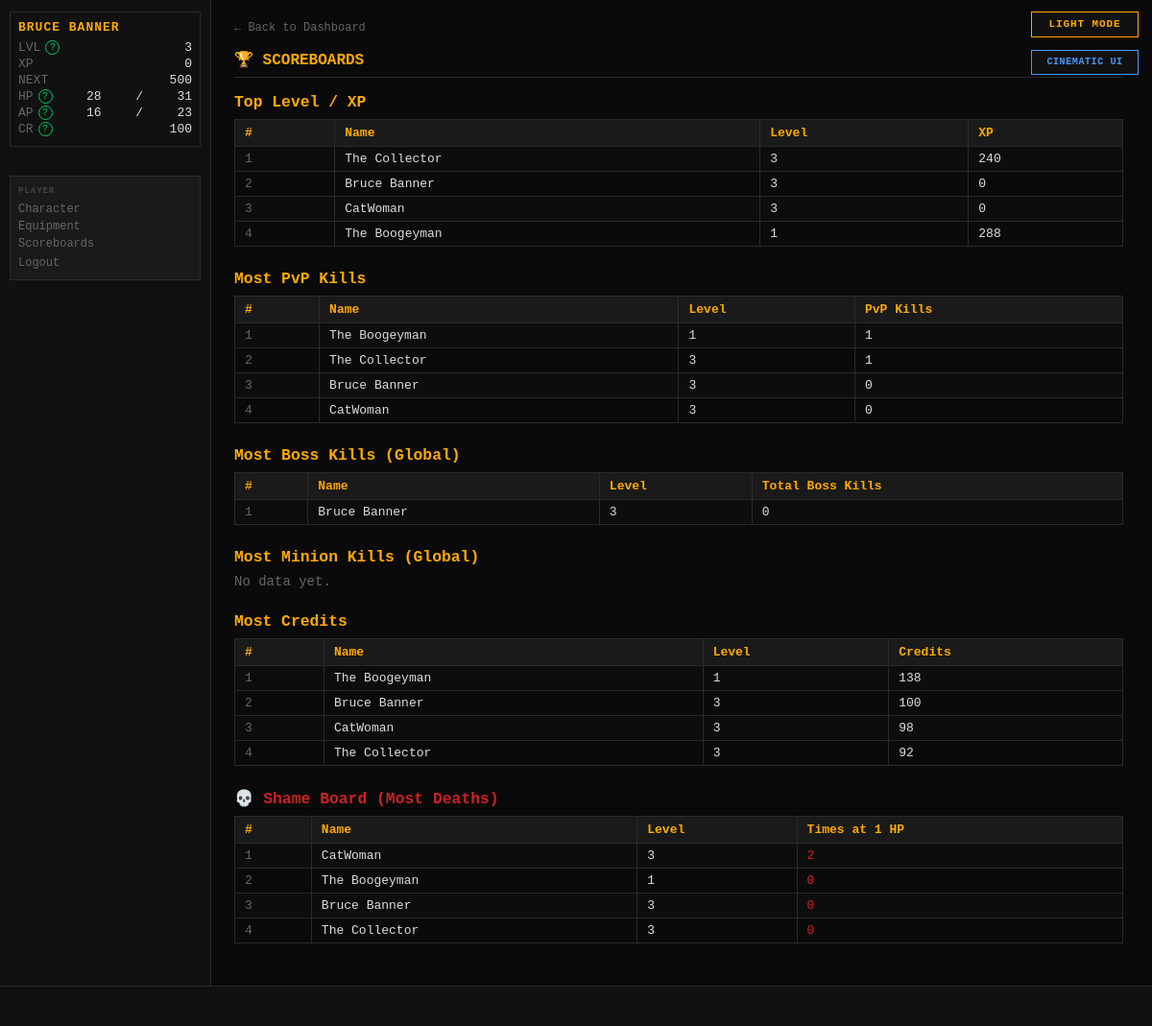
The page /scoreboards (signed in) on the database as committed earlier.
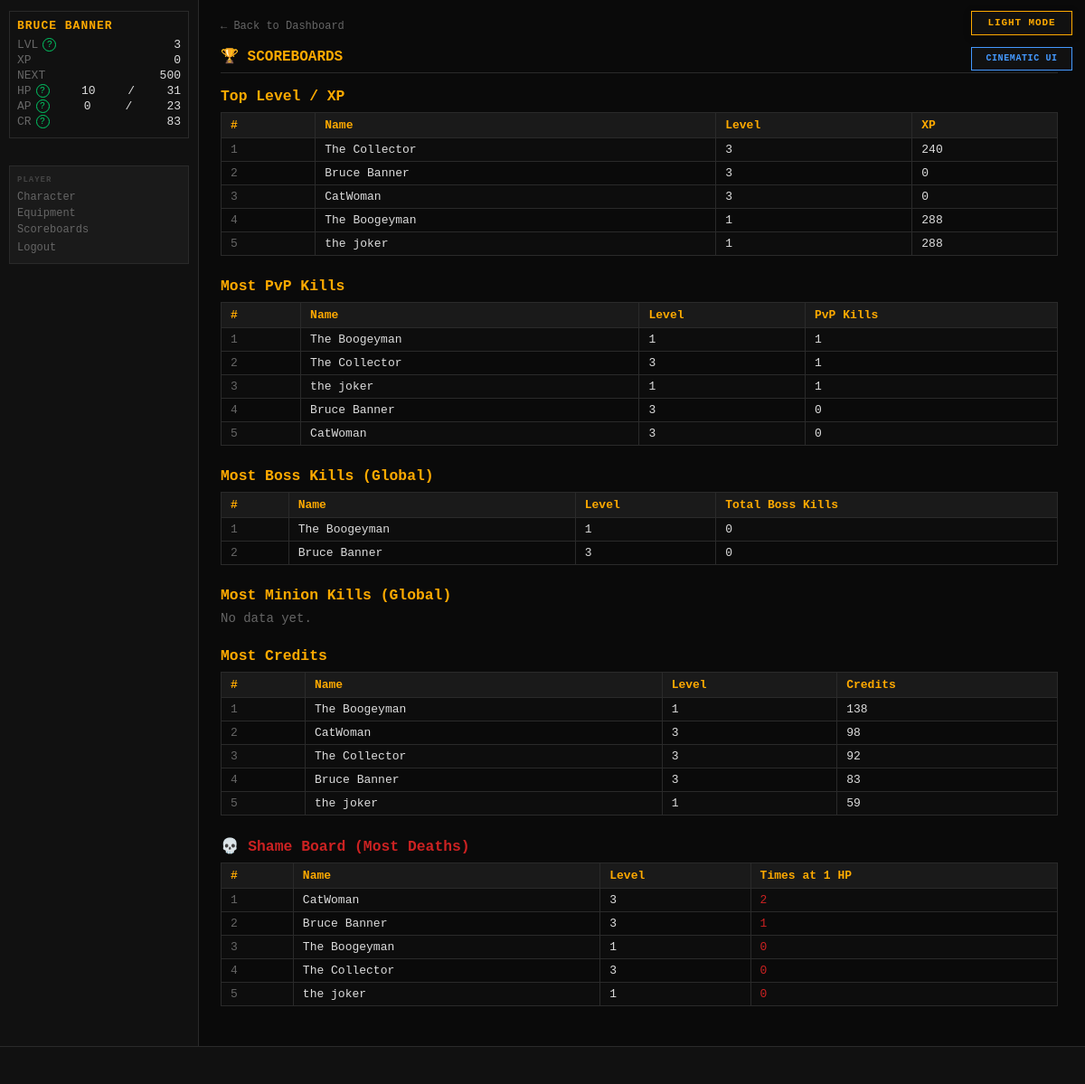
The same page on the database as committed later.
### tables this page shows
CREATE TABLE players (
    id                  INTEGER PRIMARY KEY AUTOINCREMENT,
    username            TEXT    UNIQUE NOT NULL,
    password_hash       TEXT    NOT NULL,
    email               TEXT    UNIQUE NOT NULL,
    character_name      TEXT    NOT NULL,
    sex                 TEXT    NOT NULL,
    class_id            INTEGER REFERENCES classes(id),
    str_stat            INTEGER NOT NULL DEFAULT 1,
    end_stat            INTEGER NOT NULL DEFAULT 1,
    agi_stat            INTEGER NOT NULL DEFAULT 1,
    lck_stat            INTEGER NOT NULL DEFAULT 1,
    per_stat            INTEGER NOT NULL DEFAULT 1,
    level               INTEGER NOT NULL DEFAULT 1,
    xp                  INTEGER NOT NULL DEFAULT 0,
    current_hp          INTEGER NOT NULL,
    current_ap          INTEGER NOT NULL,
    credits             INTEGER NOT NULL DEFAULT 25,
    equipped_weapon_id  INTEGER REFERENCES inventory_items(id),
    equipped_armor_id   INTEGER REFERENCES inventory_items(id),
    equipped_special_id INTEGER REFERENCES inventory_items(id),
    in_combat           INTEGER NOT NULL DEFAULT 0,
    pending_levelup     INTEGER NOT NULL DEFAULT 0,
    combat_preference   TEXT    NOT NULL DEFAULT "Balanced",
    is_banned           INTEGER NOT NULL DEFAULT 0,
    last_login_at       TEXT,
    created_at          TEXT    NOT NULL DEFAULT (datetime('now'))
, retired_at TEXT);

CREATE TABLE player_stats (
    player_id            INTEGER PRIMARY KEY REFERENCES players(id),
    pvp_kills            INTEGER NOT NULL DEFAULT 0,
    times_reduced_to_1hp INTEGER NOT NULL DEFAULT 0,
    updated_at           TEXT    NOT NULL DEFAULT (datetime('now'))
);

### routes/scoreboards.py (the view)
@bp.route("/scoreboards")
def index():
    settings      = get_all_settings()
    inactive_days = settings.get("INACTIVE_DAYS_THRESHOLD", cfg.INACTIVE_DAYS_THRESHOLD)
    cutoff_expr   = f"datetime('now', '-{inactive_days} days')"
    top_level      = _top_level_xp(cutoff_expr)
    top_pvp_kills  = _top_pvp_kills(cutoff_expr)
    top_boss_global= _top_boss_kills_global(cutoff_expr)
    top_boss_each  = _top_boss_kills_per_boss(cutoff_expr)
    top_minion_gl  = _top_minion_kills_global(cutoff_expr)
    top_minion_each= _top_minion_kills_per_minion(cutoff_expr)
    top_credits    = _top_credits(cutoff_expr)
    shame_board    = _shame_board(cutoff_expr)
    return render_template(
        "scoreboards/scoreboards.html",
        top_level=top_level,
        top_pvp_kills=top_pvp_kills,
        top_boss_global=top_boss_global,
        top_boss_each=top_boss_each,
        top_minion_global=top_minion_gl,
        top_minion_each=top_minion_each,
        top_credits=top_credits,
        shame_board=shame_board,
    )

### app.py (called while the page is built)
def _context_processor() -> dict:
    settings = get_all_settings()
    player = g.get("player")
    if not player:
        return {"settings": settings}
    return {"player": player, "settings": settings}

def _check_auth():
    if request.endpoint in _AUTH_EXEMPT:
        return None
    if not session.get("player_id"):
        return redirect(url_for("auth.login"))
    return None

def _load_player():
    player_id = session.get("player_id")
    if not player_id:
        return None
    player = get_player(player_id)
    if player is None:
        session.clear()
        return redirect(url_for("auth.login"))
    g.player = player
    return None

def _check_levelup():
    if request.endpoint in _LEVELUP_EXEMPT:
        return None
    player = g.get("player")
    if player and player.get("pending_levelup") and not player.get("in_combat"):
        return redirect(url_for("auth.levelup"))
    return None

### database.py (called while the page is built)
def dict_factory(cursor: sqlite3.Cursor, row: tuple) -> dict:
    return {col[0]: val for col, val in zip(cursor.description, row)}

def execute(sql: str, params: tuple = ()) -> list[dict]:
    return get_db().execute(sql, params).fetchall()

### templates/scoreboards/scoreboards.html (shortened to what this page needs)
{% extends "base.html" %}
{% block content %}
<div id="page-content">
    <a href="{{ url_for('dashboard.index') }}" class="back-link">← Back to Dashboard</a>
    <h2 class="page-title">🏆 SCOREBOARDS</h2>
    <h3 style="color:var(--amber);margin-bottom:8px;">Top Level / XP</h3>
    {% if top_level %}
    <table style="margin-bottom:24px;">
        <tr><th>#</th><th>Name</th><th>Level</th><th>XP</th></tr>
        {% for p in top_level %}
        <tr>
            <td style="color:var(--grey)">{{ loop.index }}</td>
            <td>{{ p.character_name }}</td>
            <td>{{ p.level }}</td>
            <td>{{ p.xp }}</td>
        </tr>
        {% endfor %}
    </table>
    {% else %}
    <p style="color:var(--grey);margin-bottom:24px;">No data yet.</p>
    {% endif %}
    <h3 style="color:var(--amber);margin-bottom:8px;">Most PvP Kills</h3>
    {% if top_pvp_kills %}
    <table style="margin-bottom:24px;">
        <tr><th>#</th><th>Name</th><th>Level</th><th>PvP Kills</th></tr>
        {% for p in top_pvp_kills %}
        <tr>
            <td style="color:var(--grey)">{{ loop.index }}</td>
            <td>{{ p.character_name }}</td>
            <td>{{ p.level }}</td>
            <td>{{ p.pvp_kills }}</td>
        </tr>
        {% endfor %}
    </table>
    {% else %}
    <p style="color:var(--grey);margin-bottom:24px;">No data yet.</p>
    {% endif %}
    <h3 style="color:var(--amber);margin-bottom:8px;">Most Boss Kills (Global)</h3>
    {% if top_boss_global %}
    <table style="margin-bottom:24px;">
        <tr><th>#</th><th>Name</th><th>Level</th><th>Total Boss Kills</th></tr>
        {% for p in top_boss_global %}
        <tr>
            <td style="color:var(--grey)">{{ loop.index }}</td>
            <td>{{ p.character_name }}</td>
            <td>{{ p.level }}</td>
            <td>{{ p.total_kills }}</td>
        </tr>
        {% endfor %}
    </table>
    {% else %}
    <p style="color:var(--grey);margin-bottom:24px;">No data yet.</p>
    {% endif %}
    <h3 style="color:var(--amber);margin-bottom:8px;">Most Minion Kills (Global)</h3>
    {% if top_minion_global %}
    <table style="margin-bottom:24px;">
        <tr><th>#</th><th>Name</th><th>Level</th><th>Total Minion Kills</th></tr>
        {% for p in top_minion_global %}
        <tr>
            <td style="color:var(--grey)">{{ loop.index }}</td>
            <td>{{ p.character_name }}</td>
            <td>{{ p.level }}</td>
            <td>{{ p.total_kills }}</td>
        </tr>
        {% endfor %}
    </table>
    {% else %}
    <p style="color:var(--grey);margin-bottom:24px;">No data yet.</p>
    {% endif %}
    <h3 style="color:var(--amber);margin-bottom:8px;">Most Credits</h3>
    {% if top_credits %}
    <table style="margin-bottom:24px;">
        <tr><th>#</th><th>Name</th><th>Level</th><th>Credits</th></tr>
        {% for p in top_credits %}
        <tr>
            <td style="color:var(--grey)">{{ loop.index }}</td>
            <td>{{ p.character_name }}</td>
            <td>{{ p.level }}</td>
            <td>{{ p.credits }}</td>
        </tr>
        {% endfor %}
    </table>
    {% else %}
    <p style="color:var(--grey);margin-bottom:24px;">No data yet.</p>
    {% endif %}
    <h3 style="color:var(--red);margin-bottom:8px;">💀 Shame Board (Most Deaths)</h3>
    {% if shame_board %}
    <table style="margin-bottom:24px;">
        <tr><th>#</th><th>Name</th><th>Level</th><th>Times at 1 HP</th></tr>
        {% for p in shame_board %}
        <tr>
            <td style="color:var(--grey)">{{ loop.index }}</td>
            <td>{{ p.character_name }}</td>
            <td>{{ p.level }}</td>
            <td style="color:var(--red)">{{ p.times_reduced_to_1hp }}</td>
        </tr>
        {% endfor %}
    </table>
    {% else %}
    <p style="color:var(--grey);margin-bottom:24px;">No data yet.</p>
    {% endif %}
</div>
{% endblock %}

### templates/base.html (shortened to what this page needs)
<!DOCTYPE html>
<html lang="en">
<head>
<link rel="stylesheet" href="{{ url_for('static', filename='style.css') }}">
</head>
<body class="{{ 'authenticated' if player else 'auth-page' }} {% block body_class %}{% endblock %}">
{% if settings.get('ALLOW_PLAYER_COLOR_OVERRIDE', true) %}<button id="theme-toggle" type="button" aria-label="Switch color theme" aria-pressed="false">
</button>{% endif %}
{% if settings.get('ALLOW_PLAYER_INTERFACE_OVERRIDE', true) %}
<button id="interface-toggle" type="button" aria-label="Switch interface style" aria-pressed="false">
</button>
{% endif %}
{% if player %}
<div id="left-col">
    <div id="status-block">
        <div class="status-name">{{ player.character_name }}</div>
        <div class="status-line">
            <span class="label">LVL</span>
            <span id="status-level">{{ player.level }}</span>
        </div>
        <div class="status-line">
            <span class="label">XP</span>
            <span id="status-xp">{{ player.xp }}</span>
        </div>
        <div class="status-line" title="Experience still needed to reach level {{ player.level + 1 }}">
            <span class="label">NEXT</span>
            <span id="status-xp-next">{{ player.xp_to_next_level if player.xp_to_next_level is not none else 'MAX' }}</span>
        </div>
        <div class="status-line">
            <span class="label">HP</span>
            <span id="status-hp">{{ player.current_hp }}</span>/<span id="status-maxhp">{{ player.max_hp }}</span>
        </div>
        <div class="status-line">
            <span class="label">AP</span>
            <span id="status-ap">{{ player.current_ap }}</span>/<span id="status-maxap">{{ player.max_ap }}</span>
        </div>
        <div class="status-line">
            <span class="label">CR</span>
            <span id="status-credits">{{ player.credits }}</span>
        </div>
    </div>
    <nav id="left-nav">
        <span class="nav-heading">PLAYER</span>
        <a href="{{ url_for('character.index') }}">Character</a>
        <a href="{{ url_for('character.equipment') }}">Equipment</a>
        <a href="{{ url_for('scoreboards.index') }}">Scoreboards</a>
        <form action="{{ url_for('auth.logout') }}" method="POST" style="margin:0">
            <button type="submit" class="nav-link-btn">Logout</button>
        </form>
    </nav>
</div>
{% endif %}
<div id="main">
    {% block content %}{% endblock %}
</div>
{% if player %}
<div id="ticker-wrap">
    <div id="ticker">
    </div>
</div>
{% endif %}
</body>
</html>

Rows that differ between the two databases and show on the page:
changed players "Bruce Banner": current_hp "28" → "10"; current_ap "16" → "0"; credits "100" → "83"; moves down the list
now on one of the page's lists (row edited): players: character_name "The Boogeyman", level "1"
added players: character_name "the joker", level "1", xp "288", credits "59"
added player_stats: character_name "the joker", level "1", pvp_kills "1", times_reduced_to_1hp "0"
changed player_stats "Bruce Banner": times_reduced_to_1hp "0" → "1"; moves up the list
